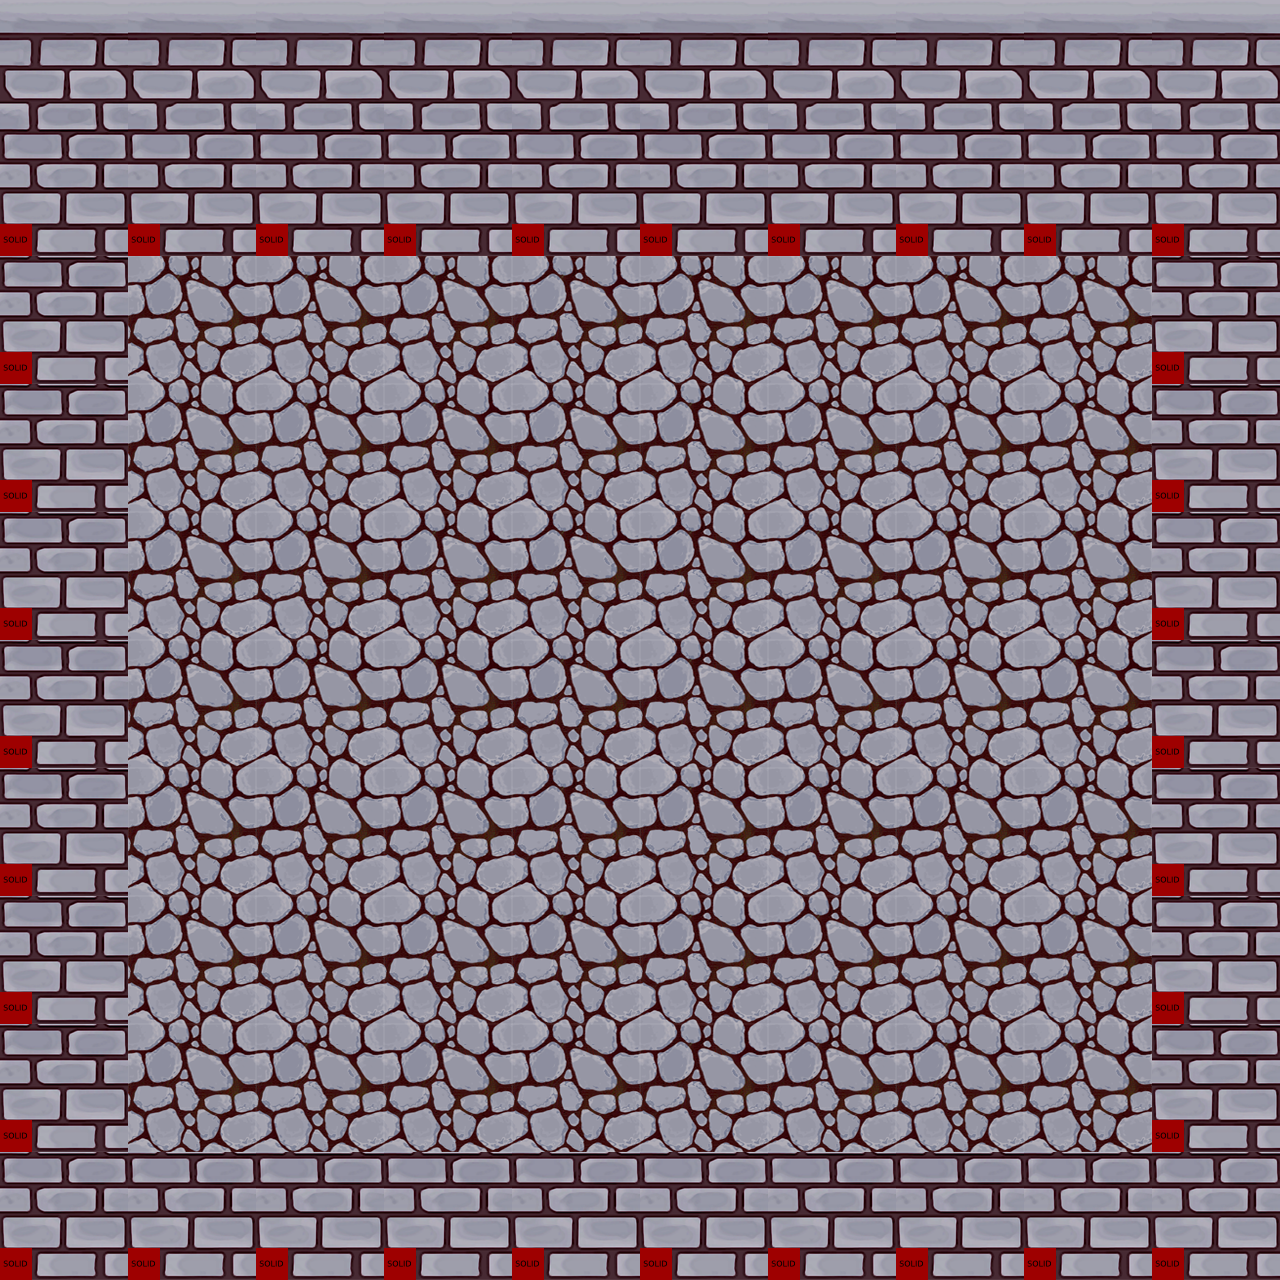

A 2D game scene composited from a Tiled map and its tileset images. What follows is a short description and the map's XML, with each tile layer's data collapsed to a summary:
An orthogonal 10x10 tile map with 128x128 px tiles, 2 tile layers (Graphics, collision), 2 tilesets and 1 object (player).

<map version="1.0" orientation="orthogonal" width="10" height="10" tilewidth="128" tileheight="128">
 <tileset firstgid="1" name="level0_tileset" tilewidth="128" tileheight="128">
  <image source="tileset.png" width="256" height="256" />
 </tileset>
 <tileset firstgid="5" name="phys" tilewidth="32" tileheight="32">
  <image source="../../../artwork/phystiles.png" width="32" height="32" />
  <tile id="0">
   <properties>
    <property name="type" value="solid" />
   </properties>
  </tile>
 </tileset>
 <layer name="Graphics" width="10" height="10">
  <data>[100 cells, 100 non-empty, 3 distinct tile ids]</data>
 </layer>
 <objectgroup name="Actors" width="10" height="10">
  <object name="player" x="306" y="355" width="64" height="64">
   <properties>
    <property name="image" value="player" />
    <property name="spriteheight" value="96" />
    <property name="spritewidth" value="64" />
   </properties>
  </object>
 </objectgroup>
 <layer name="collision" width="10" height="10">
  <data>[100 cells, 34 non-empty, 1 distinct tile ids]</data>
 </layer>
</map>